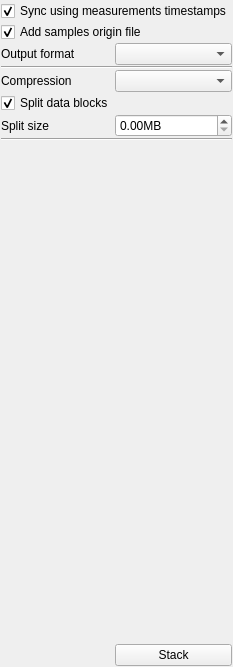
      <widget class="QWidget" name="stack_tab">
       <attribute name="icon">
        <iconset resource="resource.qrc">
         <normaloff>:/stack.png</normaloff>:/stack.png</iconset>
       </attribute>
       <attribute name="title">
        <string>Stack</string>
       </attribute>
       <layout class="QGridLayout" name="gridLayout_8" columnstretch="0,1">
        <property name="leftMargin">
         <number>1</number>
        </property>
        <property name="topMargin">
         <number>1</number>
        </property>
        <property name="rightMargin">
         <number>1</number>
        </property>
        <property name="bottomMargin">
         <number>1</number>
        </property>
        <property name="spacing">
         <number>1</number>
        </property>
        <item row="0" column="0" colspan="2">
         <widget class="QCheckBox" name="stack_sync">
          <property name="text">
           <string>Sync using measurements timestamps</string>
          </property>
          <property name="checked">
           <bool>true</bool>
          </property>
         </widget>
        </item>
        <item row="1" column="0" colspan="2">
         <widget class="QCheckBox" name="stack_add_samples_origin">
          <property name="text">
           <string>Add samples origin file</string>
          </property>
          <property name="checked">
           <bool>true</bool>
          </property>
         </widget>
        </item>
        <item row="2" column="0">
         <widget class="QLabel" name="label_26">
          <property name="text">
           <string>Output format</string>
          </property>
         </widget>
        </item>
        <item row="2" column="1">
         <widget class="QComboBox" name="stack_format"/>
        </item>
        <item row="3" column="0" colspan="2">
         <widget class="Line" name="line_8">
          <property name="orientation">
           <enum>Qt::Orientation::Horizontal</enum>
          </property>
         </widget>
        </item>
        <item row="4" column="0">
         <widget class="QLabel" name="label_25">
          <property name="text">
           <string>Compression</string>
          </property>
         </widget>
        </item>
        <item row="4" column="1">
         <widget class="QComboBox" name="stack_compression"/>
        </item>
        <item row="5" column="0">
         <widget class="QCheckBox" name="stack_split">
          <property name="text">
           <string>Split data blocks</string>
          </property>
          <property name="checked">
           <bool>true</bool>
          </property>
         </widget>
        </item>
        <item row="6" column="0">
         <widget class="QLabel" name="label_23">
          <property name="text">
           <string>Split size </string>
          </property>
         </widget>
        </item>
        <item row="6" column="1">
         <widget class="QDoubleSpinBox" name="stack_split_size">
          <property name="suffix">
           <string>MB</string>
          </property>
          <property name="maximum">
           <double>4.000000000000000</double>
          </property>
         </widget>
        </item>
        <item row="7" column="0" colspan="2">
         <widget class="Line" name="line_7">
          <property name="orientation">
           <enum>Qt::Orientation::Horizontal</enum>
          </property>
         </widget>
        </item>
        <item row="8" column="1">
         <spacer name="verticalSpacer_7">
          <property name="orientation">
           <enum>Qt::Orientation::Vertical</enum>
          </property>
          <property name="sizeHint" stdset="0">
           <size>
            <width>20</width>
            <height>502</height>
           </size>
          </property>
         </spacer>
        </item>
        <item row="9" column="1">
         <widget class="QPushButton" name="stack_btn">
          <property name="text">
           <string>Stack</string>
          </property>
          <property name="icon">
           <iconset resource="resource.qrc">
            <normaloff>:/stack.png</normaloff>:/stack.png</iconset>
          </property>
         </widget>
        </item>
       </layout>
      </widget>
